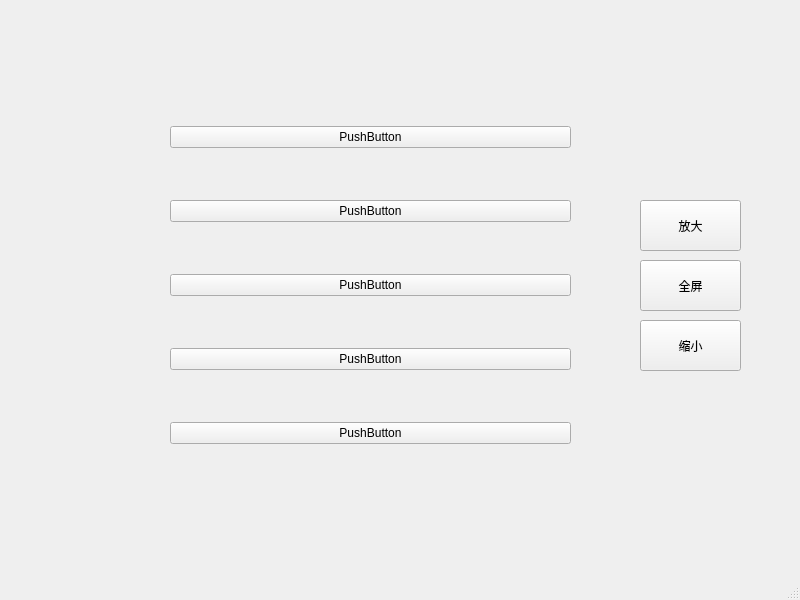
<?xml version="1.0" encoding="UTF-8"?>
<ui version="4.0">
 <class>MainWindow</class>
 <widget class="QMainWindow" name="MainWindow">
  <property name="geometry">
   <rect>
    <x>0</x>
    <y>0</y>
    <width>800</width>
    <height>600</height>
   </rect>
  </property>
  <property name="windowTitle">
   <string>MainWindow</string>
  </property>
  <widget class="QWidget" name="centralwidget">
   <widget class="QWidget" name="verticalLayoutWidget">
    <property name="geometry">
     <rect>
      <x>170</x>
      <y>80</y>
      <width>401</width>
      <height>411</height>
     </rect>
    </property>
    <layout class="QVBoxLayout" name="verticalLayout">
     <item>
      <widget class="QPushButton" name="pushButton_5">
       <property name="text">
        <string>PushButton</string>
       </property>
      </widget>
     </item>
     <item>
      <widget class="QPushButton" name="pushButton">
       <property name="text">
        <string>PushButton</string>
       </property>
      </widget>
     </item>
     <item>
      <widget class="QPushButton" name="pushButton_4">
       <property name="text">
        <string>PushButton</string>
       </property>
      </widget>
     </item>
     <item>
      <widget class="QPushButton" name="pushButton_3">
       <property name="text">
        <string>PushButton</string>
       </property>
      </widget>
     </item>
     <item>
      <widget class="QPushButton" name="pushButton_2">
       <property name="text">
        <string>PushButton</string>
       </property>
      </widget>
     </item>
    </layout>
   </widget>
   <widget class="QPushButton" name="pushButton_6">
    <property name="geometry">
     <rect>
      <x>640</x>
      <y>260</y>
      <width>101</width>
      <height>51</height>
     </rect>
    </property>
    <property name="text">
     <string>全屏</string>
    </property>
   </widget>
   <widget class="QPushButton" name="pushButton_7">
    <property name="geometry">
     <rect>
      <x>640</x>
      <y>320</y>
      <width>101</width>
      <height>51</height>
     </rect>
    </property>
    <property name="text">
     <string>缩小</string>
    </property>
   </widget>
   <widget class="QPushButton" name="pushButton_8">
    <property name="geometry">
     <rect>
      <x>640</x>
      <y>200</y>
      <width>101</width>
      <height>51</height>
     </rect>
    </property>
    <property name="text">
     <string>放大</string>
    </property>
   </widget>
  </widget>
  <widget class="QMenuBar" name="menubar">
   <property name="geometry">
    <rect>
     <x>0</x>
     <y>0</y>
     <width>800</width>
     <height>22</height>
    </rect>
   </property>
  </widget>
  <widget class="QStatusBar" name="statusbar"/>
 </widget>
 <resources/>
 <connections>
  <connection>
   <sender>pushButton_6</sender>
   <signal>clicked()</signal>
   <receiver>MainWindow</receiver>
   <slot>showFullScreen()</slot>
   <hints>
    <hint type="sourcelabel">
     <x>686</x>
     <y>291</y>
    </hint>
    <hint type="destinationlabel">
     <x>677</x>
     <y>168</y>
    </hint>
   </hints>
  </connection>
  <connection>
   <sender>pushButton_8</sender>
   <signal>clicked()</signal>
   <receiver>MainWindow</receiver>
   <slot>showMaximized()</slot>
   <hints>
    <hint type="sourcelabel">
     <x>722</x>
     <y>250</y>
    </hint>
    <hint type="destinationlabel">
     <x>739</x>
     <y>172</y>
    </hint>
   </hints>
  </connection>
  <connection>
   <sender>pushButton_7</sender>
   <signal>clicked()</signal>
   <receiver>MainWindow</receiver>
   <slot>showMinimized()</slot>
   <hints>
    <hint type="sourcelabel">
     <x>692</x>
     <y>363</y>
    </hint>
    <hint type="destinationlabel">
     <x>663</x>
     <y>462</y>
    </hint>
   </hints>
  </connection>
 </connections>
</ui>
